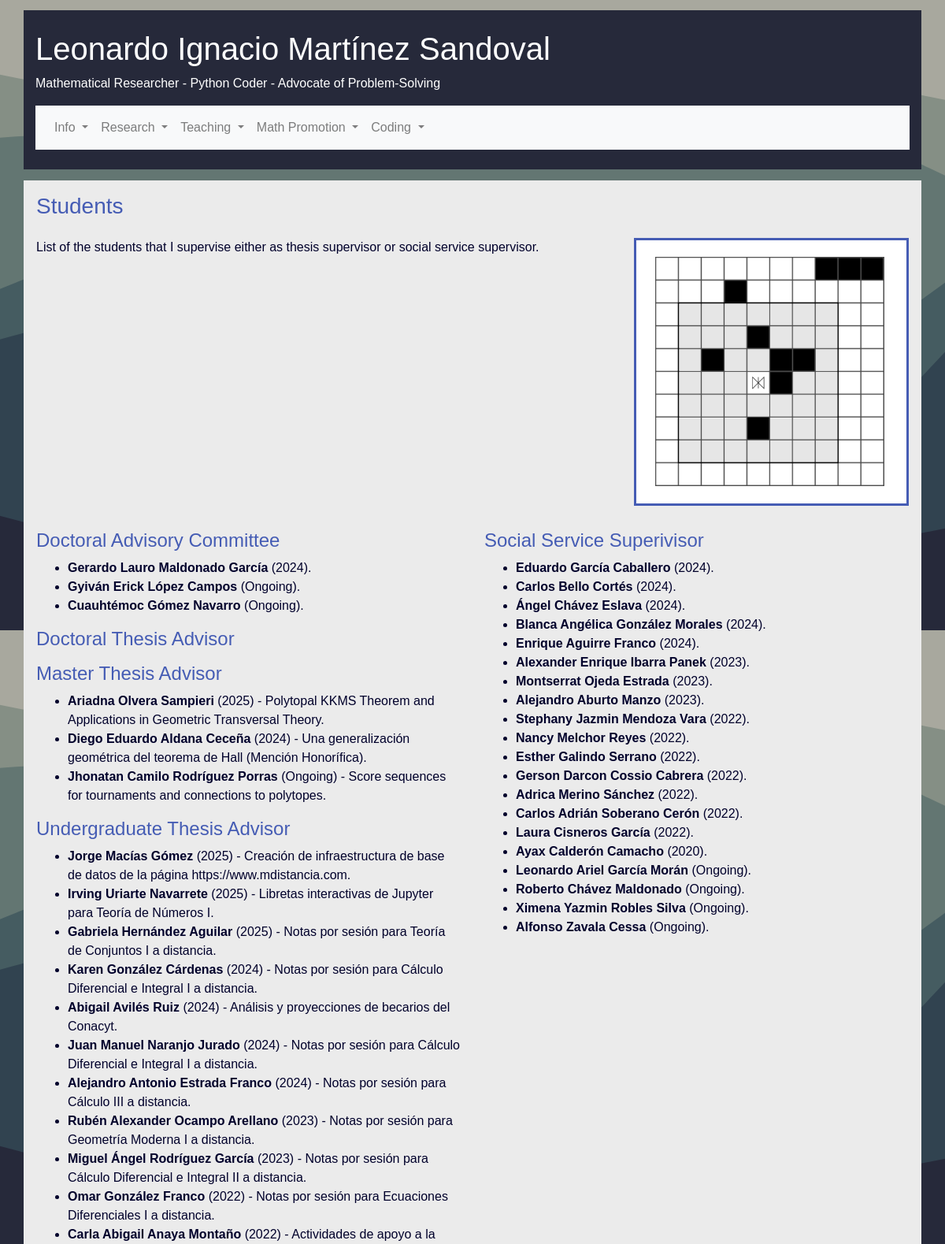
Before: /students (upper part) with the older database file.
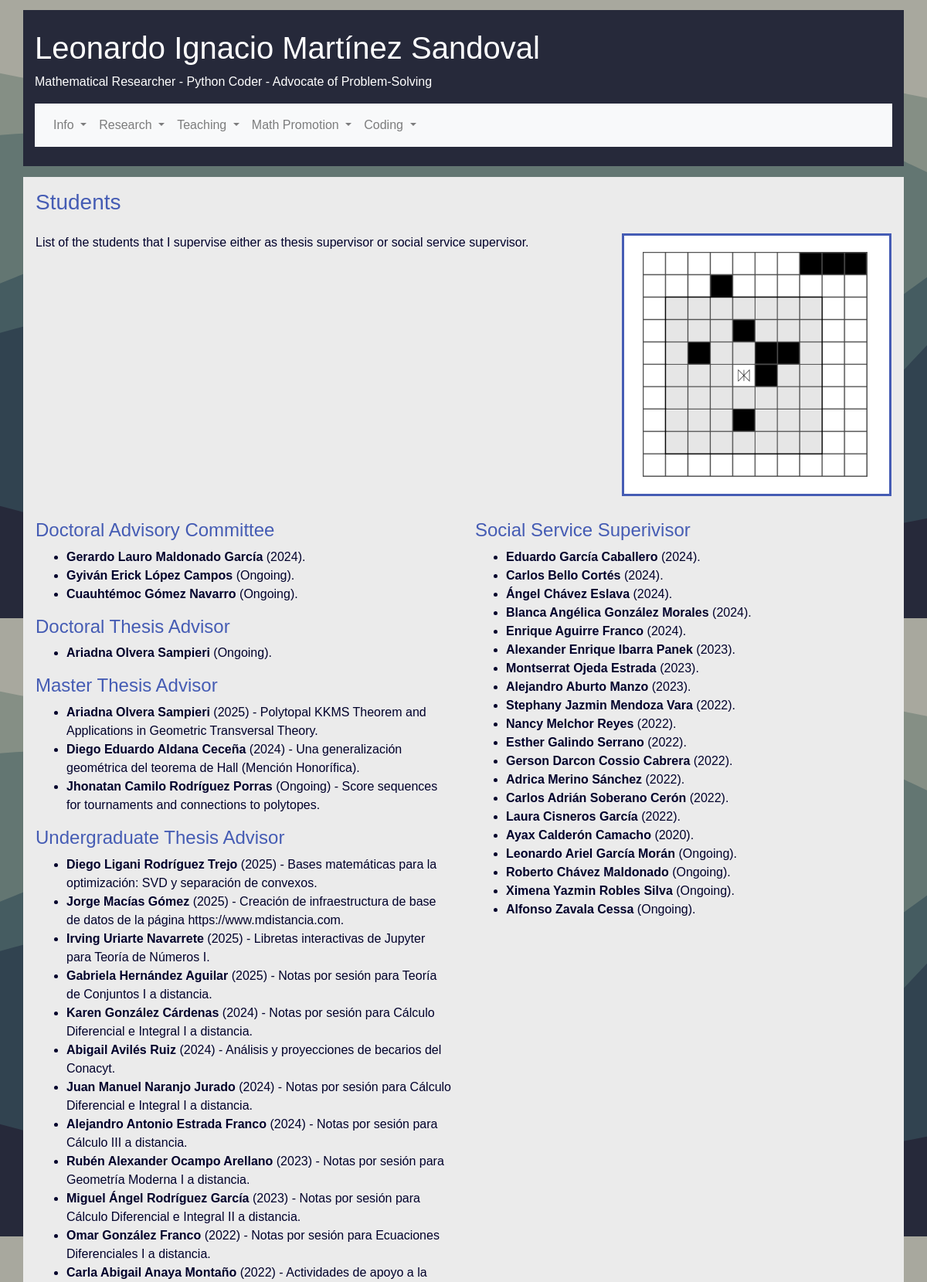
After: the same page with the newer database file.
### personalpage/models.py (models this page shows, shortened)
class Service(db.Model):
    __tablename__ = 'service'
    id = db.Column(db.Integer, primary_key=True)
    title = db.Column(db.String(80), unique=True, nullable=False)
    date = db.Column(db.Date(), default=date.today())
    description = db.Column(db.String(140), nullable=False)
    title = db.Column(db.String(80), unique=True, nullable=False)
    service_type = db.Column(db.String(20), nullable=False)
    institution = db.Column(db.Integer, db.ForeignKey('institution.id'))
    location = db.Column(db.Integer, db.ForeignKey('location.id'))

### personalpage/cv.py (the view)
@app.route("/students")
def students():
    students = Service.query\
        .select_from(Service)\
        .join(Institution)\
        .join(Location, Service.location==Location.id)\
        .add_entity(Institution)\
        .add_entity(Location)\
        .order_by(desc(Service.date))\
        .all()
    return render_template("personalpage/students.html", students = students)

### personalpage/templates/personalpage/students.html
{% extends "body_template.html" %}
    {% block content %}
    <div class="container outter pl-3 pr-3 pt-3">
        <h3>Students</h3>
        <div class="row pt-3">
            <div class="col-md-8">
        <p>List of the students that I supervise either as thesis supervisor or social service supervisor.</p>
        </div>
        <div class="col-md-4" id="data">
            <div class="blockitem">
                <img src="static/angel.png" class="img-fluid"></img>
            </div>
            </div>
        </div>
        <div class="row pt-3">
            <div class="col-lg-6">
                <h4> Doctoral Advisory Committee </h4>
                <ul>
                    {% for item in students %}
                    {% if item.Service.service_type == "a_d_thesis" %}
                    {% if item.Service.date %}
                    <li> <strong> {{ item.Service.description }}</strong> ({{ item.Service.date.strftime('%Y') }}). </li>
                    {% else %}
                    <li> <strong> {{ item.Service.description }}</strong> (Ongoing). </li>
                    {% endif %}
                    {% endif %}
                    {% endfor %}
                </ul>
                <h4> Doctoral Thesis Advisor </h4>
                <ul>
                    {% for item in students %}
                    {% if item.Service.service_type == "s_doc_thesis" %}
                    {% if item.Service.date %}
                    <li> <strong> {{ item.Service.description }}</strong> ({{ item.Service.date.strftime('%Y') }}). </li>
                    {% else %}
                    <li> <strong> {{ item.Service.description }}</strong> (Ongoing). </li>
                    {% endif %}
                    {% endif %}
                    {% endfor %}
                </ul>
                <h4> Master Thesis Advisor </h4>
                <ul>
                    {% for item in students %}
                    {% if item.Service.service_type == "s_m_thesis" %}
                    {% if item.Service.date %}
                    <li> <strong> {{ item.Service.description }}</strong> ({{ item.Service.date.strftime('%Y') }}) - {{ item.Service.title }}. </li>
                    {% else %}
                    <li> <strong> {{ item.Service.description }}</strong> (Ongoing) - {{ item.Service.title }}. </li>
                    {% endif %}
                    {% endif %}
                    {% endfor %}
                </ul>
                <h4> Undergraduate Thesis Advisor </h4>
                <ul>
                    {% for item in students %}
                    {% if item.Service.service_type == "s_ug_thesis" %}
                    {% if item.Service.date %}
                    <li> <strong> {{ item.Service.description }}</strong> ({{ item.Service.date.strftime('%Y') }}) - {{ item.Service.title }}. </li>
                    {% else %}
                    <li> <strong> {{ item.Service.description }}</strong> (Ongoing) - {{ item.Service.title }}. </li>
                    {% endif %}
                    {% endif %}
                    {% endfor %}
                </ul>
            </div>
            <div class="col-lg-6">
                <h4> Social Service Superivisor </h4>
                <ul>
                    {% for item in students %}
                    {% if item.Service.service_type == "s_social_service" %}
                    {% if item.Service.date %}
                    <li> <strong> {{ item.Service.title }}</strong> ({{ item.Service.date.strftime('%Y') }}). </li>
                    {% else %}
                    <li> <strong> {{ item.Service.title }}</strong> (Ongoing). </li>
                    {% endif %}
                    {% endif %}
                    {% endfor %}
                </ul>
            </div>
        </div>
    </div>
    {% endblock %}

### personalpage/templates/body_template.html (shortened to what this page needs)
<!DOCTYPE html>
<html lang="en" itemscope itemtype="http://schema.org/Person">
<head>
    <link rel="stylesheet" type="text/css" href="/static/bootstrap/css/bootstrap.min.css">
    <link rel="stylesheet" href="/static/personal.css" />
    <link rel="stylesheet" href="/static/convertex.css" />
</head>
<body onload="gosection();">
     {% block header %}
    <header class="container">
        <h1>
            <a href="/">
                Leonardo Ignacio Martínez Sandoval
            </a>
        </h1>
        <p>
            <span class="smallhead">- </span> Mathematical Researcher
            <br class="smallhead"> - Python Coder
            <br class="smallhead"> - Advocate of Problem-Solving
        </p>
        <nav class="navbar navbar-expand-lg navbar-light bg-light">
            <div class="collapse navbar-collapse" id="navbarSupportedContent">
              <ul class="navbar-nav mr-auto">
                <li class="nav-item dropdown">
                  <a class="nav-link dropdown-toggle" href="#" id="navbarDropdown" role="button" data-toggle="dropdown" aria-haspopup="true" aria-expanded="false">
                    Info
                  </a>
                </li>
                <li class="nav-item dropdown">
                    <a class="nav-link dropdown-toggle" href="#" id="navbarDropdown" role="button" data-toggle="dropdown" aria-haspopup="true" aria-expanded="false">
                      Research
                    </a>
                  </li>
                  <li class="nav-item dropdown">
                    <a class="nav-link dropdown-toggle" href="#" id="navbarDropdown" role="button" data-toggle="dropdown" aria-haspopup="true" aria-expanded="false">
                      Teaching
                    </a>
                  </li>
                  <li class="nav-item dropdown">
                    <a class="nav-link dropdown-toggle" href="#" id="navbarDropdown" role="button" data-toggle="dropdown" aria-haspopup="true" aria-expanded="false">
                      Math Promotion
                    </a>
                  </li>
                  <li class="nav-item dropdown">
                    <a class="nav-link dropdown-toggle" href="#" id="navbarDropdown" role="button" data-toggle="dropdown" aria-haspopup="true" aria-expanded="false">
                      Coding
                    </a>
                  </li>
              </ul>
            </div>
          </nav>
    </header>
     {% endblock %}
    {% block content %}
    {% endblock %}
</body>
</html>

### personalpage/static/personal.css (style rules this page uses)
a { color:rgb(69,92,180);; }
body { background-image: url("/static/stacked-waves-haikei.svg"); background-size: 100% auto; background-attachment: fixed; color: rgb(0,0,43); font-family: 'Calibri Light', Calibri, 'Gill Sans', 'Gill Sans MT', 'Trebuchet MS', sans-serif; }
div.container.outter { background-color: rgb(235,235,235); }
header,footer { margin-top: 10pt; margin-bottom:10pt; padding: 25px 35px 25px 35px; color:white; background-color: rgb(38,41,58); }
div.blockitem { border-style: solid; border-color: rgb(69,92,180); text-align: center; padding:2%; margin-bottom:10pt; background-color: white; }
h4, h3 { color: rgb(69,92,180);; }
h1 a { color:white; text-decoration-line: none; }

Changed rows visible on the page:
added Service: Service.description "Ariadna Olvera Sampieri", shown under "Doctoral Thesis Advisor"
now on this page (row edited): Service: Service.description "Diego Ligani Rodríguez Trejo", Service "2025", Service "Bases matemáticas para la optimización: SVD y separación de convexos", shown under "Undergraduate Thesis Advisor"
